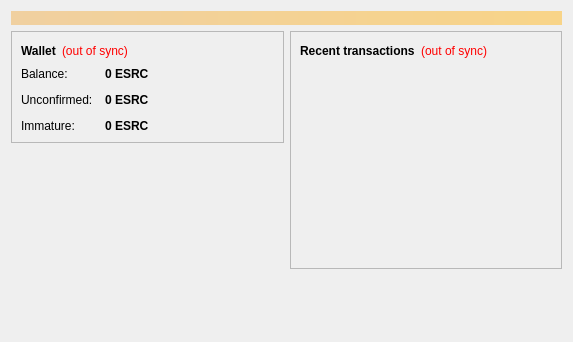
<?xml version="1.0" encoding="UTF-8"?>
<ui version="4.0">
 <class>OverviewPage</class>
 <widget class="QWidget" name="OverviewPage">
  <property name="geometry">
   <rect>
    <x>0</x>
    <y>0</y>
    <width>573</width>
    <height>342</height>
   </rect>
  </property>
  <property name="windowTitle">
   <string>Form</string>
  </property>
  <layout class="QVBoxLayout" name="topLayout">
   <item>
    <widget class="QLabel" name="labelAlerts">
     <property name="visible">
      <bool>false</bool>
     </property>
     <property name="styleSheet">
      <string notr="true">background-color: qlineargradient(x1: 0, y1: 0, x2: 1, y2: 0, stop:0 #F0D0A0, stop:1 #F8D488); color:#000000;</string>
     </property>
     <property name="wordWrap">
      <bool>true</bool>
     </property>
     <property name="margin">
      <number>3</number>
     </property>
    </widget>
   </item>
   <item>
    <layout class="QHBoxLayout" name="horizontalLayout" stretch="1,1">
     <item>
      <layout class="QVBoxLayout" name="verticalLayout_2">
       <item>
        <widget class="QFrame" name="frame">
         <property name="frameShape">
          <enum>QFrame::StyledPanel</enum>
         </property>
         <property name="frameShadow">
          <enum>QFrame::Raised</enum>
         </property>
         <layout class="QVBoxLayout" name="verticalLayout_4">
          <item>
           <layout class="QHBoxLayout" name="horizontalLayout_4">
            <item>
             <widget class="QLabel" name="label_5">
              <property name="font">
               <font>
                <weight>75</weight>
                <bold>true</bold>
               </font>
              </property>
              <property name="text">
               <string>Wallet</string>
              </property>
             </widget>
            </item>
            <item>
             <widget class="QLabel" name="labelWalletStatus">
              <property name="toolTip">
               <string>The displayed information may be out of date. Your wallet automatically synchronizes with the ESRcoin network after a connection is established, but this process has not completed yet.</string>
              </property>
              <property name="styleSheet">
               <string notr="true">QLabel { color: red; }</string>
              </property>
              <property name="text">
               <string notr="true">(out of sync)</string>
              </property>
              <property name="alignment">
               <set>Qt::AlignLeading|Qt::AlignLeft|Qt::AlignVCenter</set>
              </property>
             </widget>
            </item>
            <item>
             <spacer name="horizontalSpacer_2">
              <property name="orientation">
               <enum>Qt::Horizontal</enum>
              </property>
              <property name="sizeHint" stdset="0">
               <size>
                <width>40</width>
                <height>20</height>
               </size>
              </property>
             </spacer>
            </item>
           </layout>
          </item>
          <item>
           <layout class="QFormLayout" name="formLayout_2">
            <property name="fieldGrowthPolicy">
             <enum>QFormLayout::AllNonFixedFieldsGrow</enum>
            </property>
            <property name="horizontalSpacing">
             <number>12</number>
            </property>
            <property name="verticalSpacing">
             <number>12</number>
            </property>
            <item row="0" column="0">
             <widget class="QLabel" name="label">
              <property name="text">
               <string>Balance:</string>
              </property>
             </widget>
            </item>
            <item row="0" column="1">
             <widget class="QLabel" name="labelBalance">
              <property name="font">
               <font>
                <weight>75</weight>
                <bold>true</bold>
               </font>
              </property>
              <property name="cursor">
               <cursorShape>IBeamCursor</cursorShape>
              </property>
              <property name="toolTip">
               <string>Your current balance</string>
              </property>
              <property name="text">
               <string notr="true">0 ESRC</string>
              </property>
              <property name="textInteractionFlags">
               <set>Qt::LinksAccessibleByMouse|Qt::TextSelectableByKeyboard|Qt::TextSelectableByMouse</set>
              </property>
             </widget>
            </item>
            <item row="1" column="0">
             <widget class="QLabel" name="label_3">
              <property name="text">
               <string>Unconfirmed:</string>
              </property>
             </widget>
            </item>
            <item row="1" column="1">
             <widget class="QLabel" name="labelUnconfirmed">
              <property name="font">
               <font>
                <weight>75</weight>
                <bold>true</bold>
               </font>
              </property>
              <property name="cursor">
               <cursorShape>IBeamCursor</cursorShape>
              </property>
              <property name="toolTip">
               <string>Total of transactions that have yet to be confirmed, and do not yet count toward the current balance</string>
              </property>
              <property name="text">
               <string notr="true">0 ESRC</string>
              </property>
              <property name="textInteractionFlags">
               <set>Qt::LinksAccessibleByMouse|Qt::TextSelectableByKeyboard|Qt::TextSelectableByMouse</set>
              </property>
             </widget>
            </item>
            <item row="2" column="0">
             <widget class="QLabel" name="labelImmatureText">
              <property name="text">
               <string>Immature:</string>
              </property>
             </widget>
            </item>
            <item row="2" column="1">
             <widget class="QLabel" name="labelImmature">
              <property name="font">
               <font>
                <weight>75</weight>
                <bold>true</bold>
               </font>
              </property>
              <property name="toolTip">
               <string>Mined balance that has not yet matured</string>
              </property>
              <property name="text">
               <string notr="true">0 ESRC</string>
              </property>
              <property name="textInteractionFlags">
               <set>Qt::LinksAccessibleByMouse|Qt::TextSelectableByKeyboard|Qt::TextSelectableByMouse</set>
              </property>
             </widget>
            </item>
           </layout>
          </item>
         </layout>
        </widget>
       </item>
       <item>
        <spacer name="verticalSpacer">
         <property name="orientation">
          <enum>Qt::Vertical</enum>
         </property>
         <property name="sizeHint" stdset="0">
          <size>
           <width>20</width>
           <height>40</height>
          </size>
         </property>
        </spacer>
       </item>
      </layout>
     </item>
     <item>
      <layout class="QVBoxLayout" name="verticalLayout_3">
       <item>
        <widget class="QFrame" name="frame_2">
         <property name="frameShape">
          <enum>QFrame::StyledPanel</enum>
         </property>
         <property name="frameShadow">
          <enum>QFrame::Raised</enum>
         </property>
         <layout class="QVBoxLayout" name="verticalLayout">
          <item>
           <layout class="QHBoxLayout" name="horizontalLayout_2">
            <item>
             <widget class="QLabel" name="label_4">
              <property name="text">
               <string>&lt;b&gt;Recent transactions&lt;/b&gt;</string>
              </property>
             </widget>
            </item>
            <item>
             <widget class="QLabel" name="labelTransactionsStatus">
              <property name="toolTip">
               <string>The displayed information may be out of date. Your wallet automatically synchronizes with the ESRcoin network after a connection is established, but this process has not completed yet.</string>
              </property>
              <property name="styleSheet">
               <string notr="true">QLabel { color: red; }</string>
              </property>
              <property name="text">
               <string notr="true">(out of sync)</string>
              </property>
              <property name="alignment">
               <set>Qt::AlignRight|Qt::AlignTrailing|Qt::AlignVCenter</set>
              </property>
             </widget>
            </item>
            <item>
             <spacer name="horizontalSpacer">
              <property name="orientation">
               <enum>Qt::Horizontal</enum>
              </property>
              <property name="sizeHint" stdset="0">
               <size>
                <width>40</width>
                <height>20</height>
               </size>
              </property>
             </spacer>
            </item>
           </layout>
          </item>
          <item>
           <widget class="QListView" name="listTransactions">
            <property name="styleSheet">
             <string notr="true">QListView { background: transparent; }</string>
            </property>
            <property name="frameShape">
             <enum>QFrame::NoFrame</enum>
            </property>
            <property name="verticalScrollBarPolicy">
             <enum>Qt::ScrollBarAlwaysOff</enum>
            </property>
            <property name="horizontalScrollBarPolicy">
             <enum>Qt::ScrollBarAlwaysOff</enum>
            </property>
            <property name="selectionMode">
             <enum>QAbstractItemView::NoSelection</enum>
            </property>
           </widget>
          </item>
         </layout>
        </widget>
       </item>
       <item>
        <spacer name="verticalSpacer_2">
         <property name="orientation">
          <enum>Qt::Vertical</enum>
         </property>
         <property name="sizeHint" stdset="0">
          <size>
           <width>20</width>
           <height>40</height>
          </size>
         </property>
        </spacer>
       </item>
      </layout>
     </item>
    </layout>
   </item>
  </layout>
 </widget>
 <resources/>
 <connections/>
</ui>
